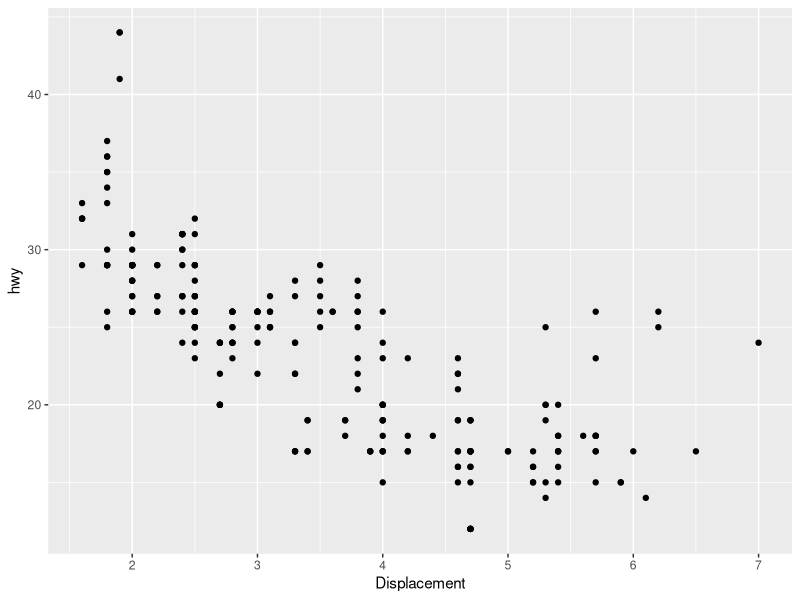
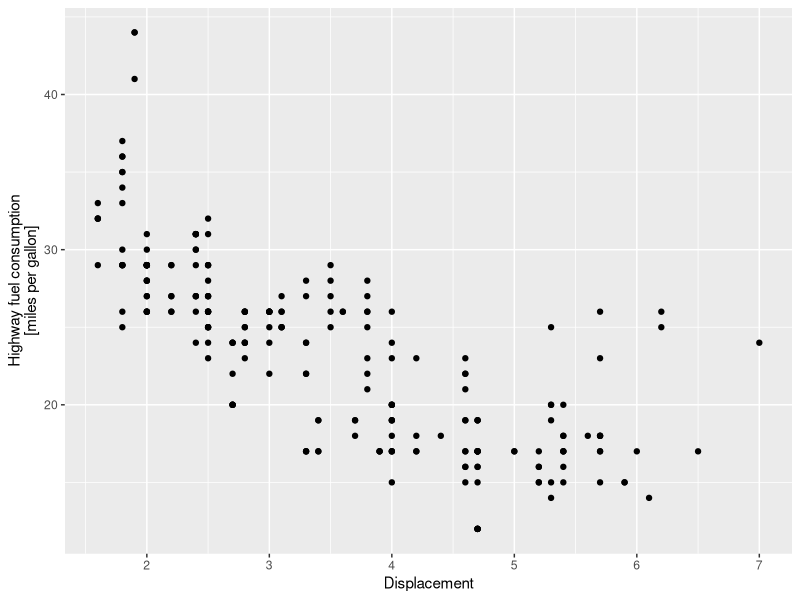
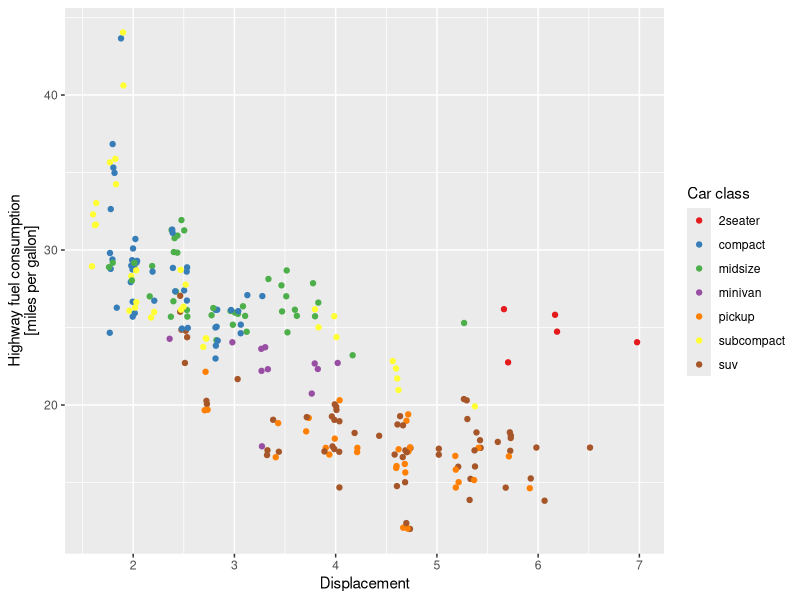
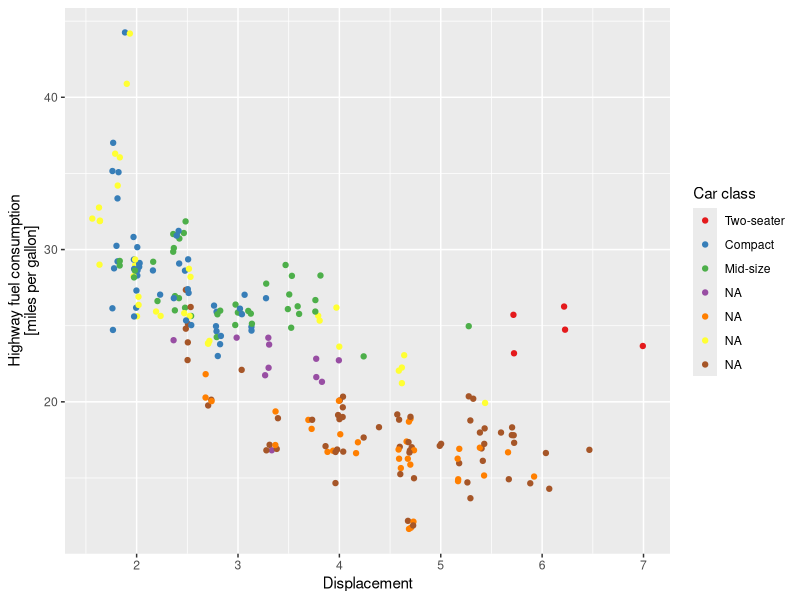
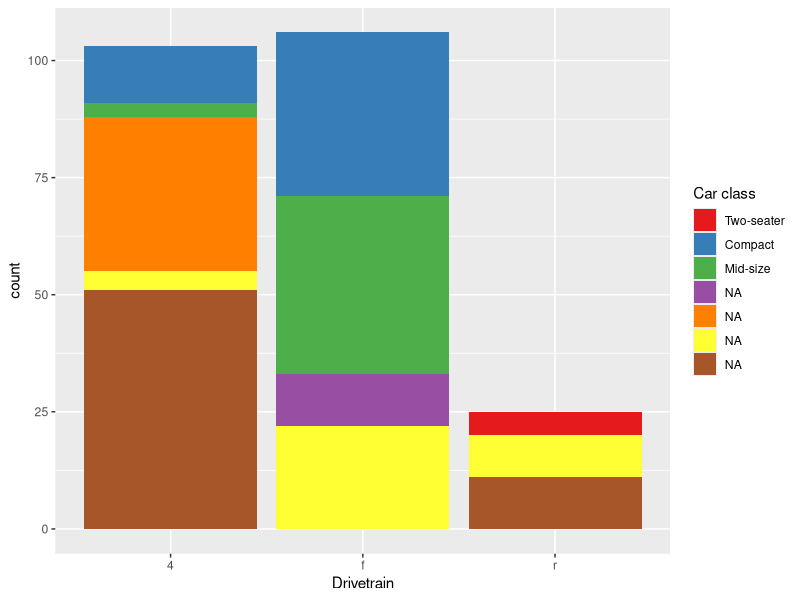

Write R code to recreate these figures, in order.
library(tidyverse)

mpg %>%
  ggplot(aes(x = displ, y = hwy)) +
  geom_point() +
  scale_x_continuous("Displacement")

mpg %>%
  ggplot(aes(x = displ, y = hwy)) +
  geom_point() +
  scale_x_continuous("Displacement") +
  scale_y_continuous("Highway fuel consumption\n[miles per gallon]")

mpg %>%
  ggplot(aes(x = displ, y = hwy, color = class)) +
  geom_jitter() +
  scale_x_continuous("Displacement") +
  scale_y_continuous("Highway fuel consumption\n[miles per gallon]") +
  scale_color_brewer("Car class", palette = "Set1")

my_color_scale <-
  scale_color_brewer(
    "Car class",
    palette = "Set1",
    labels = c("Two-seater", "Compact", "Mid-size")
  )

mpg %>%
  ggplot(aes(x = displ, y = hwy, color = class)) +
  geom_jitter() +
  scale_x_continuous("Displacement") +
  scale_y_continuous("Highway fuel consumption\n[miles per gallon]") +
  my_color_scale

my_fill_scale <-
  scale_fill_brewer(
    "Car class",
    palette = "Set1",
    labels = c("Two-seater", "Compact", "Mid-size")
  )

mpg %>%
  ggplot(aes(x = drv, fill = class)) +
  geom_bar() +
  scale_x_discrete("Drivetrain") +
  my_fill_scale
